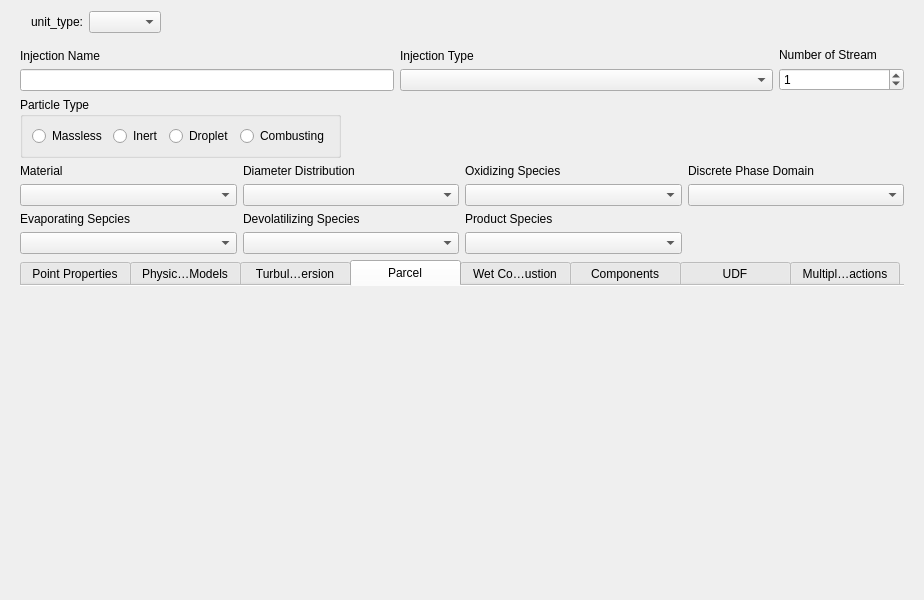
<?xml version="1.0" encoding="UTF-8"?>
<ui version="4.0">
 <class>unit_edit_dialog</class>
 <widget class="QDialog" name="unit_edit_dialog">
  <property name="geometry">
   <rect>
    <x>0</x>
    <y>0</y>
    <width>900</width>
    <height>600</height>
   </rect>
  </property>
  <property name="windowTitle">
   <string>Dialog</string>
  </property>
  <layout class="QVBoxLayout" name="verticalLayout_frame" stretch="0,0">
   <item>
    <layout class="QHBoxLayout" name="unit_type_layout" stretch="0,0,0">
     <property name="sizeConstraint">
      <enum>QLayout::SizeConstraint::SetMinimumSize</enum>
     </property>
     <property name="leftMargin">
      <number>20</number>
     </property>
     <property name="rightMargin">
      <number>20</number>
     </property>
     <item>
      <widget class="QLabel" name="label">
       <property name="text">
        <string>unit_type:</string>
       </property>
      </widget>
     </item>
     <item>
      <widget class="QComboBox" name="comboBox"/>
     </item>
     <item>
      <spacer name="horizontalSpacer">
       <property name="orientation">
        <enum>Qt::Orientation::Horizontal</enum>
       </property>
       <property name="sizeHint" stdset="0">
        <size>
         <width>40</width>
         <height>20</height>
        </size>
       </property>
      </spacer>
     </item>
    </layout>
   </item>
   <item>
    <widget class="QStackedWidget" name="stackedWidget">
     <property name="enabled">
      <bool>true</bool>
     </property>
     <property name="currentIndex">
      <number>0</number>
     </property>
     <widget class="QWidget" name="page_injection">
      <layout class="QVBoxLayout" name="verticalLayout_page_injection">
       <item>
        <layout class="QHBoxLayout" name="horizontalLayout_injecton_title" stretch="3,3,1">
         <property name="sizeConstraint">
          <enum>QLayout::SizeConstraint::SetMinimumSize</enum>
         </property>
         <item>
          <layout class="QVBoxLayout" name="verticalLayout_injection_name">
           <property name="sizeConstraint">
            <enum>QLayout::SizeConstraint::SetMinimumSize</enum>
           </property>
           <item>
            <widget class="QLabel" name="label_injection_name">
             <property name="text">
              <string>Injection Name</string>
             </property>
            </widget>
           </item>
           <item>
            <widget class="QLineEdit" name="lineEdit_injection_name"/>
           </item>
          </layout>
         </item>
         <item>
          <layout class="QVBoxLayout" name="verticalLayout_injecton_type">
           <property name="sizeConstraint">
            <enum>QLayout::SizeConstraint::SetMinimumSize</enum>
           </property>
           <item>
            <widget class="QLabel" name="label_injection_type">
             <property name="text">
              <string>Injection Type</string>
             </property>
            </widget>
           </item>
           <item>
            <widget class="QComboBox" name="comboBox_injection_type"/>
           </item>
          </layout>
         </item>
         <item>
          <layout class="QVBoxLayout" name="verticalLayout_number_of_stream">
           <property name="sizeConstraint">
            <enum>QLayout::SizeConstraint::SetMinimumSize</enum>
           </property>
           <item>
            <widget class="QLabel" name="label_number_of_stream">
             <property name="text">
              <string>Number of Stream</string>
             </property>
            </widget>
           </item>
           <item>
            <widget class="QSpinBox" name="spinBox_number_of_stream">
             <property name="enabled">
              <bool>true</bool>
             </property>
             <property name="maximum">
              <number>100000</number>
             </property>
             <property name="value">
              <number>1</number>
             </property>
            </widget>
           </item>
          </layout>
         </item>
        </layout>
       </item>
       <item>
        <layout class="QHBoxLayout" name="horizontalLayout_particle_type">
         <item>
          <widget class="QGroupBox" name="groupBox_partical_type">
           <property name="title">
            <string>Particle Type</string>
           </property>
           <layout class="QHBoxLayout" name="horizontalLayout_2">
            <item>
             <layout class="QHBoxLayout" name="horizontalLayout_partical_type">
              <item>
               <widget class="QRadioButton" name="radioButton_particle_massless">
                <property name="text">
                 <string>Massless</string>
                </property>
               </widget>
              </item>
              <item>
               <widget class="QRadioButton" name="radioButton_particle_Inert">
                <property name="text">
                 <string>Inert</string>
                </property>
               </widget>
              </item>
              <item>
               <widget class="QRadioButton" name="radioButton_particle_droplet">
                <property name="text">
                 <string>Droplet</string>
                </property>
               </widget>
              </item>
              <item>
               <widget class="QRadioButton" name="radioButton_particle_combusting">
                <property name="text">
                 <string>Combusting</string>
                </property>
               </widget>
              </item>
             </layout>
            </item>
           </layout>
          </widget>
         </item>
         <item>
          <spacer name="horizontalSpacer_2">
           <property name="orientation">
            <enum>Qt::Orientation::Horizontal</enum>
           </property>
           <property name="sizeHint" stdset="0">
            <size>
             <width>40</width>
             <height>20</height>
            </size>
           </property>
          </spacer>
         </item>
        </layout>
       </item>
       <item>
        <layout class="QGridLayout" name="gridLayout" rowstretch="0,0,0,0,0" columnstretch="0,0,0,0">
         <item row="1" column="0">
          <widget class="QLabel" name="label_material">
           <property name="text">
            <string>Material</string>
           </property>
          </widget>
         </item>
         <item row="2" column="0">
          <widget class="QComboBox" name="comboBox_2"/>
         </item>
         <item row="1" column="1">
          <widget class="QLabel" name="label_diameter_distribution">
           <property name="text">
            <string>Diameter Distribution</string>
           </property>
          </widget>
         </item>
         <item row="1" column="3">
          <widget class="QLabel" name="label_discrete_phase_domain">
           <property name="text">
            <string>Discrete Phase Domain</string>
           </property>
          </widget>
         </item>
         <item row="3" column="1">
          <widget class="QLabel" name="label_devolatilizing_species">
           <property name="text">
            <string>Devolatilizing Species</string>
           </property>
          </widget>
         </item>
         <item row="4" column="1">
          <widget class="QComboBox" name="comboBox_6"/>
         </item>
         <item row="2" column="3">
          <widget class="QComboBox" name="comboBox_8"/>
         </item>
         <item row="2" column="2">
          <widget class="QComboBox" name="comboBox_5"/>
         </item>
         <item row="2" column="1">
          <widget class="QComboBox" name="comboBox_4"/>
         </item>
         <item row="4" column="0">
          <widget class="QComboBox" name="comboBox_3"/>
         </item>
         <item row="3" column="2">
          <widget class="QLabel" name="label_product_species">
           <property name="text">
            <string>Product Species</string>
           </property>
          </widget>
         </item>
         <item row="4" column="2">
          <widget class="QComboBox" name="comboBox_7"/>
         </item>
         <item row="3" column="0">
          <widget class="QLabel" name="label_evaporating_species">
           <property name="text">
            <string>Evaporating Sepcies</string>
           </property>
          </widget>
         </item>
         <item row="1" column="2">
          <widget class="QLabel" name="label_oxidizing_species">
           <property name="text">
            <string>Oxidizing Species</string>
           </property>
          </widget>
         </item>
        </layout>
       </item>
       <item>
        <layout class="QHBoxLayout" name="horizontalLayout_injection_tabwidget">
         <item>
          <widget class="QTabWidget" name="tabWidget_injection">
           <property name="autoFillBackground">
            <bool>false</bool>
           </property>
           <property name="styleSheet">
            <string notr="true"> QTabBar::tab{ 

        width: 110%; /* 或者使用固定宽度 */
        min-width: 10px;
        max-width: 3000px;
 }

</string>
           </property>
           <property name="tabPosition">
            <enum>QTabWidget::TabPosition::North</enum>
           </property>
           <property name="tabShape">
            <enum>QTabWidget::TabShape::Rounded</enum>
           </property>
           <property name="currentIndex">
            <number>3</number>
           </property>
           <property name="elideMode">
            <enum>Qt::TextElideMode::ElideMiddle</enum>
           </property>
           <property name="usesScrollButtons">
            <bool>false</bool>
           </property>
           <property name="documentMode">
            <bool>true</bool>
           </property>
           <property name="tabsClosable">
            <bool>false</bool>
           </property>
           <property name="tabBarAutoHide">
            <bool>false</bool>
           </property>
           <widget class="QWidget" name="tab_point_properties">
            <attribute name="title">
             <string>Point Properties</string>
            </attribute>
           </widget>
           <widget class="QWidget" name="tab_physical_models">
            <attribute name="title">
             <string>Physical Models</string>
            </attribute>
           </widget>
           <widget class="QWidget" name="tab_turbulent_dispersion">
            <attribute name="title">
             <string>Turbulent Dispersion</string>
            </attribute>
           </widget>
           <widget class="QWidget" name="tab_parcel">
            <attribute name="title">
             <string>Parcel</string>
            </attribute>
           </widget>
           <widget class="QWidget" name="tab_wet_combustion">
            <attribute name="title">
             <string>Wet Combustion</string>
            </attribute>
           </widget>
           <widget class="QWidget" name="tab_components">
            <attribute name="title">
             <string>Components</string>
            </attribute>
           </widget>
           <widget class="QWidget" name="tab_udf">
            <attribute name="title">
             <string>UDF</string>
            </attribute>
           </widget>
           <widget class="QWidget" name="tab_multiple_reactions">
            <attribute name="title">
             <string>Multiple Reactions</string>
            </attribute>
           </widget>
          </widget>
         </item>
        </layout>
       </item>
      </layout>
     </widget>
     <widget class="QWidget" name="page_4"/>
    </widget>
   </item>
  </layout>
 </widget>
 <resources/>
 <connections/>
</ui>
